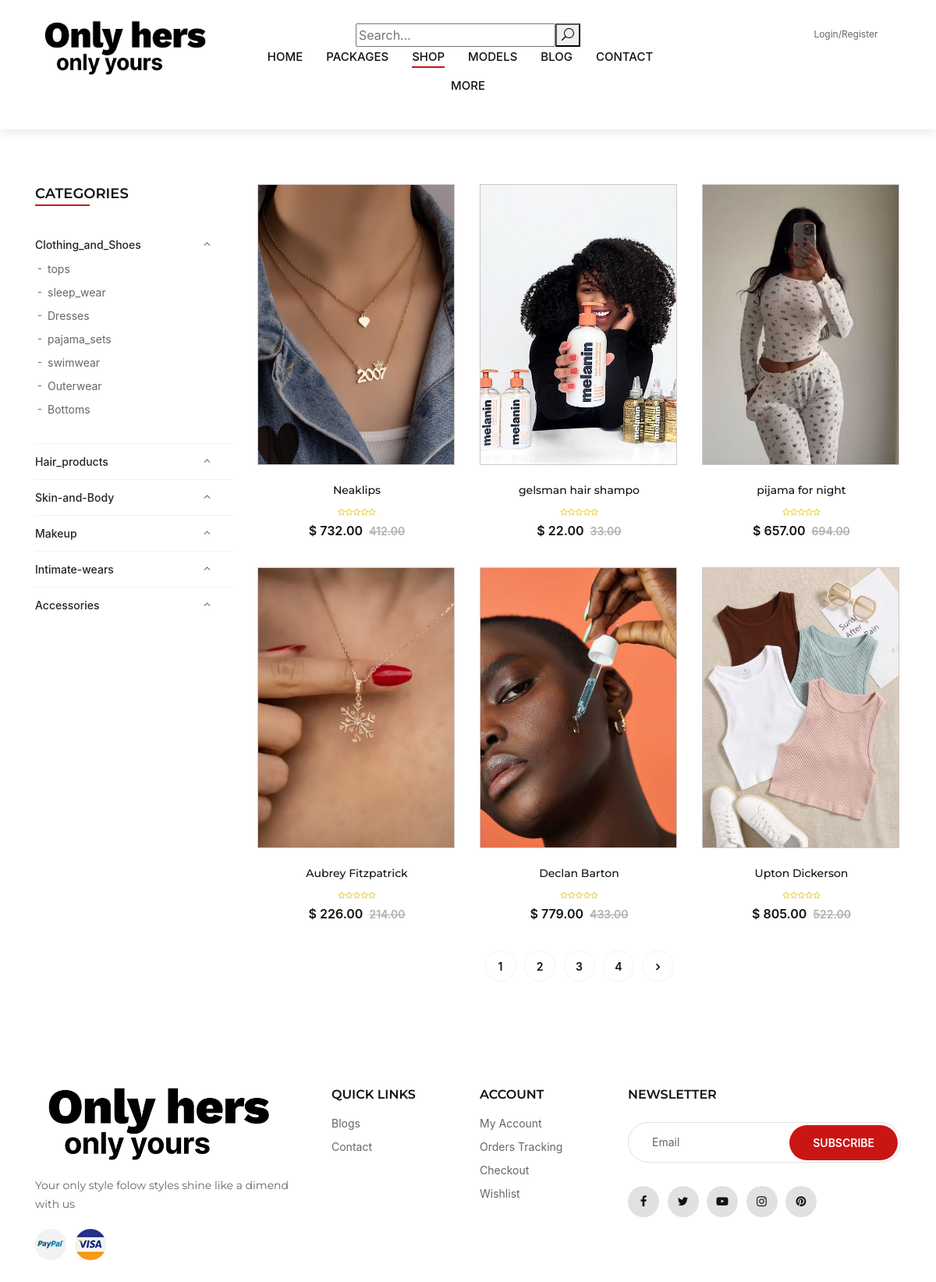
The app's page /shop/ with its own data.
### base/models.py (models this page shows, shortened)
class Category(models.Model):
    cat_id = ShortUUIDField(unique=True, length=15, max_length=20, alphabet='0123456789ABCDEFGHIJKLMNOPQRSTUVWXYZ', primary_key=True, editable=False, prefix='cat')
    name = models.CharField(max_length=50)
    sub_category = models.ManyToManyField('SubCategory', blank=True, related_name='categories')
    class Meta:
        verbose_name = 'Category'
        verbose_name_plural = 'Catagories'

class SubCategory(models.Model):
    image = models.ImageField(upload_to=get_subcategory_upload_path, null=True)
    name = models.CharField(max_length=30)
    Hot = models.BooleanField(default=False)
    Category = models.ForeignKey(Category, on_delete=models.CASCADE)
    class Meta:
        verbose_name = 'Sub Category'
        verbose_name_plural = 'Sub Catagories'

class Product(models.Model):
    pro_id = ShortUUIDField(unique=True, length=15, max_length=20, alphabet='0123456789ABCDEFGHIJKLMNOPQRSTUVWXYZ', primary_key=True, editable=False, prefix='pro')
    name = models.CharField(max_length=30)
    Category = models.ForeignKey('Category', on_delete=models.SET_NULL, blank=True, null=True)
    sub_Category = models.ForeignKey('SubCategory', on_delete=models.SET_NULL, blank=True, null=True,)
    display_image = models.ImageField(upload_to=get_product_upload_path)
    deatail_image = models.OneToOneField('ProductImage', on_delete=models.SET_NULL, blank=True, null=True, related_name='detail_product')
    new_price = models.DecimalField(max_digits=10, decimal_places=2)
    old_price = models.DecimalField(max_digits=10, decimal_places=2, null = True, blank = True)
    description = models.TextField()
    percentage_discount = models.DecimalField(max_digits=5, decimal_places=2, null = True, blank = True)
    created_at = models.DateTimeField(auto_now_add=True)
    updated_at = models.DateTimeField(auto_now=True)
    tag = models.ManyToManyField('Tag', blank=True)
    label = models.CharField(max_length=30, null = True, blank = True)
    in_stock = models.BooleanField(default=False)
    Tranding = models.BooleanField(default=False)
    Hot = models.BooleanField(default=False)
    rating = models.ForeignKey('Review', on_delete=models.SET_NULL, blank=True, null=True, related_name='rated_products')
    infulancer = models.ForeignKey('userauths.User', on_delete=models.SET_NULL, blank=True, null=True)

### base/views.py (the view)
# urls.py: path('shop/', views.shop, name='shop-page'),
def shop(request, category=None, subcategory=None,):
    if category and subcategory:
        products = Product.objects.filter(Category__name=category, sub_Category__name=subcategory)
    elif category:
        products = Product.objects.filter(Category__name=category)
        subcategory = SubCategory.objects.filter(Category__name=category)
    else:
        products = Product.objects.all()
        category = Category.objects.all()
        subcategory = SubCategory.objects.all()
    paginator = Paginator(products, 6)
    page_number = request.GET.get('page')
    products = paginator.get_page(page_number)
    context = {
        'products': products,
        'category': category,
        'subcategory': subcategory,
        'range_1_6': range(1, 6),
    }
    return render(request, 'base/shop.html', context)

### templates/base/shop.html (shortened to what this page needs)
{% extends "base.html" %}
{% load static %}
{% block page_content %}
    <section class="shop spad">
        <div class="container">
            <div class="row">
                <div class="col-lg-3 col-md-3">
                    <div class="shop__sidebar">
                        <div class="sidebar__categories">
                            <div class="section-title">
                                <h4>Categories</h4>
                            </div>
                            <div class="categories__accordion">
                                <div class="accordion" id="accordionExample">
                                {% for category in all_categories %}
                                    <div class="card">
                                        {% if forloop.counter0 == 0 %}
                                        <div class="card-heading active">
                                        <a data-toggle="collapse" data-target="#collapse{{ category.name }}">{{ category.name }}</a>
                                        </div>
                                        <div id="collapse{{ category.name }}" class="collapse show" data-parent="#accordionExample">
                                        {% else %}
                                        <div class="card-heading active">
                                        <a data-toggle="collapse" data-target="#collapse{{ category.name }}">{{ category.name }}</a>
                                        </div>
                                        <div id="collapse{{ category.name }}" class="collapse" data-parent="#accordionExample">
                                        {% endif %}
                                            <div class="card-body">
                                                <ul>
                                                {% for subcategory in all_subcategories %}
                                                    {% if subcategory.Category == category %}
                                                    <li><a href="{% url 'base:shop_by_subcategory' category=category.name subcategory=subcategory.name %}">{{subcategory.name}}</a></li>
                                                    {% endif %}
                                                {% endfor %}
                                                </ul>
                                            </div>
                                        </div>
                                    </div>
                                    {% endfor %}
                                </div>
                            </div>
                        </div>
                    </div>
                    </div>
                <div class="col-lg-9 col-md-9">
                    <div class="row">
                            {% for pro in products %}
                        <div class="col-lg-4 col-md-6">
                            <div class="product__item">
                                <div class="product__item__pic set-bg" data-setbg="{{ pro.display_image.url }}">
                                    <ul class="product__hover">
                                    </ul>
                                </div>
                                <div class="product__item__text">
                                    <h6><a href="{% url 'base:product_details-page' pro.pro_id %}">{{ pro.name}}</a></h6>
                                    <div class="rating">
                                    {% for i in range_1_6 %}
                                        {% if i <= pro.rating %}
                                            <i class="fa fa-star"></i>
                                        {% else %}
                                            <i class="fa fa-star-o"></i>
                                        {% endif %}
                                    {% endfor %}
                                    </div>
                                <div class="product__price">$ {{ pro.old_price }} <span>{{ pro.new_price }}</span> </div>
                            </div>
                        </div>
                    </div>
                    {% endfor %}
                        <div class="col-lg-12 text-center">
                            <div class="pagination__option">
                                {% for page_num in products.paginator.page_range %}
                                    {% if page_num == products.number %}
                                        <a href="?page={{ page_num }}" class="active">{{ page_num }}</a>
                                    {% else %}
                                        <a href="?page={{ page_num }}">{{ page_num }}</a>
                                    {% endif %}
                                {% endfor %}
                                {% if products.has_next %}
                                    <a href="?page={{ products.next_page_number }}"><i class="fa fa-angle-right"></i></a>
                                {% endif %}
                            </div>
                        </div>
                    </div>
                </div>
            </div>
        </div>
    </section>
{% endblock page_content %}

### templates/base.html (shortened to what this page needs)
{% load static %}
{% load my_custom_tags %}
<!DOCTYPE html>
<html lang="en">
<head>
    <head>
        <link rel="stylesheet" href="{% static 'css/bootstrap.min.css' %}" type="text/css">
        <link rel="stylesheet" href="{% static 'css/font-awesome.min.css' %}" type="text/css">
        <link rel="stylesheet" href="{% static 'css/elegant-icons.css' %}" type="text/css">
        <link rel="stylesheet" href="{% static 'css/jquery-ui.min.css' %}" type="text/css">
        <link rel="stylesheet" href="{% static 'css/magnific-popup.css' %}" type="text/css">
        <link rel="stylesheet" href="{% static 'css/owl.carousel.min.css' %}" type="text/css">
        <link rel="stylesheet" href="{% static 'css/slicknav.min.css' %}" type="text/css">
        <link rel="stylesheet" href="{% static 'css/style.css' %}" type="text/css">
        <link rel="stylesheet" href="{% static 'css/profile.css' %}" type="text/css">
        <link rel="stylesheet" href="https://stackpath.bootstrapcdn.com/bootstrap/4.3.1/css/bootstrap.min.css">
    </head>
</head>
<body>
    <header class="header">
        <div class="container-fluid">
            <div class="row">
                <div class="col-xl-3 col-lg-2">
                    <div class="header__logo">
                        <a href="{% url 'base:home-page' %}"><img src="{% static 'img/logo.png' %}" height="70" alt="logo"></a>
                    </div>
                </div>
                <div class="col-xl-6 col-lg-7">
                    <nav class="header__menu">
                        <form class="full-width-form" method="get" action="{% url 'base:search-page' %}">
                            <input type="text" name="q" placeholder="Search...">
                            <button type="submit"><span class="icon_search search-switch"></span></button>
                        </form>
                        <ul>
                            <li class="{% if request.resolver_match.url_name == 'home-page' %}active{% endif %}"><a href="{% url 'base:home-page' %}">Home</a></li>
                            <li class="{% if request.resolver_match.url_name == 'packages-page' %}active{% endif %}"><a href="{% url 'base:packages-page' %}">Packages</a></li>
                            <li class="{% if request.resolver_match.url_name == 'shop-page' %}active{% endif %}"><a href="{% url 'base:shop-page' %}">Shop</a></li>
                            <li class="{% if request.resolver_match.url_name == 'supermodel-page' %}active{% endif %}"><a href="{% url 'base:supermodel-page' %}">Models</a></li>
                            <li class="{% if request.resolver_match.url_name == 'blog-page' %}active{% endif %}"><a href="{% url 'base:blog-page' %}">Blog</a></li>
                            <li class="{% if request.resolver_match.url_name == 'contact-page' %}active{% endif %}"><a href="{% url 'base:contact-page' %}">Contact</a></li>
                            <li><a href="#">More</a>
                            </li>
                        </ul>
                    </nav>
                </div>
                <div class="col-lg-3">
                    <div class="header__right">
                        <div class="header__right__auth">
                        {% if user.is_authenticated %}
                            <a href="{% url 'userauths:logout-page' %}">Logout</a>
                            <a href="{% url 'base:profile-page' %}">profile</a>
                        {% else %}
                            <a href="{% url 'userauths:login-page' %}">Login/Register</a>
                        {% endif %}
                        </div>
                    </div>
                </div>
            </div>
        </div>
</header>
{% block page_content %}{% endblock page_content %}
    <footer class="footer">
        <div class="container">
            <div class="row">
                <div class="col-lg-4 col-md-6 col-sm-7">
                    <div class="footer__about">
                        <div class="footer__logo">
                            <a href="{% url 'base:home-page' %}"><img src="{% static 'img/logo.png' %}" alt=""></a>
                        </div>
                        <p>Your only style folow styles shine like a dimend with us</p>
                        <div class="footer__payment">
                            <a href="#"><img src="{% static 'img/payment-4.png' %}" alt=""></a>
                            <a href="#"><img src="{% static 'img/payment-2.png' %}" alt=""></a>
                        </div>
                    </div>
                </div>
                <div class="col-lg-2 col-md-3 col-sm-5">
                    <div class="footer__widget">
                        <h6>Quick links</h6>
                        <ul>
                            <li><a href={% url 'base:blog-page'%}>Blogs</a></li>
                            <li><a href="{% url "base:contact-page" %}">Contact</a></li>
                        </ul>
                    </div>
                </div>
                <div class="col-lg-2 col-md-3 col-sm-4">
                    <div class="footer__widget">
                        <h6>Account</h6>
                        <ul>
                            <li><a href="{% url "base:profile-page" %}">My Account</a></li>
                            <li><a href="{% url "base:profile-page" %}">Orders Tracking</a></li>
                            <li><a href="{% url "base:product_order-page" %}">Checkout</a></li>
                            <li><a href="{% url "base:wishlist-page" %}">Wishlist</a></li>
                        </ul>
                    </div>
                </div>
                <div class="col-lg-4 col-md-8 col-sm-8">
                    <div class="footer__newslatter">
                        <h6>NEWSLETTER</h6>
                        <form action="#">
                            <input type="text" placeholder="Email">
                            <button type="submit" class="site-btn">Subscribe</button>
                        </form>
                        <div class="footer__social">
                            <a href="#"><i class="fa fa-facebook"></i></a>
                            <a href="#"><i class="fa fa-twitter"></i></a>
                            <a href="#"><i class="fa fa-youtube-play"></i></a>
                            <a href="#"><i class="fa fa-instagram"></i></a>
                            <a href="#"><i class="fa fa-pinterest"></i></a>
                        </div>
                    </div>
                </div>
            </div>
    </footer>
</body>
</html>

### records on screen
Category: name "Clothing_and_Shoes"
SubCategory: name "tops"
SubCategory: name "sleep_wear"
SubCategory: name "Dresses"
SubCategory: name "pajama_sets"
SubCategory: name "swimwear"
SubCategory: name "Outerwear"
SubCategory: name "Bottoms"
Category: name "Hair_products"
Category: name "Skin-and-Body"
Category: name "Makeup"
Category: name "Intimate-wears"
Category: name "Accessories"
Product: shows a picture, name "Neaklips", old_price "732.00", new_price "412.00"
Product: shows a picture, name "gelsman hair shampo", old_price "22.00", new_price "33.00"
Product: shows a picture, name "pijama for night", old_price "657.00", new_price "694.00"
Product: shows a picture, name "Aubrey Fitzpatrick", old_price "226.00", new_price "214.00"
Product: shows a picture, name "Declan Barton", old_price "779.00", new_price "433.00"
Product: shows a picture, name "Upton Dickerson", old_price "805.00", new_price "522.00"

### other values on screen
{{ page_num }} "1"
{{ page_num }} "2" "3" "4"
